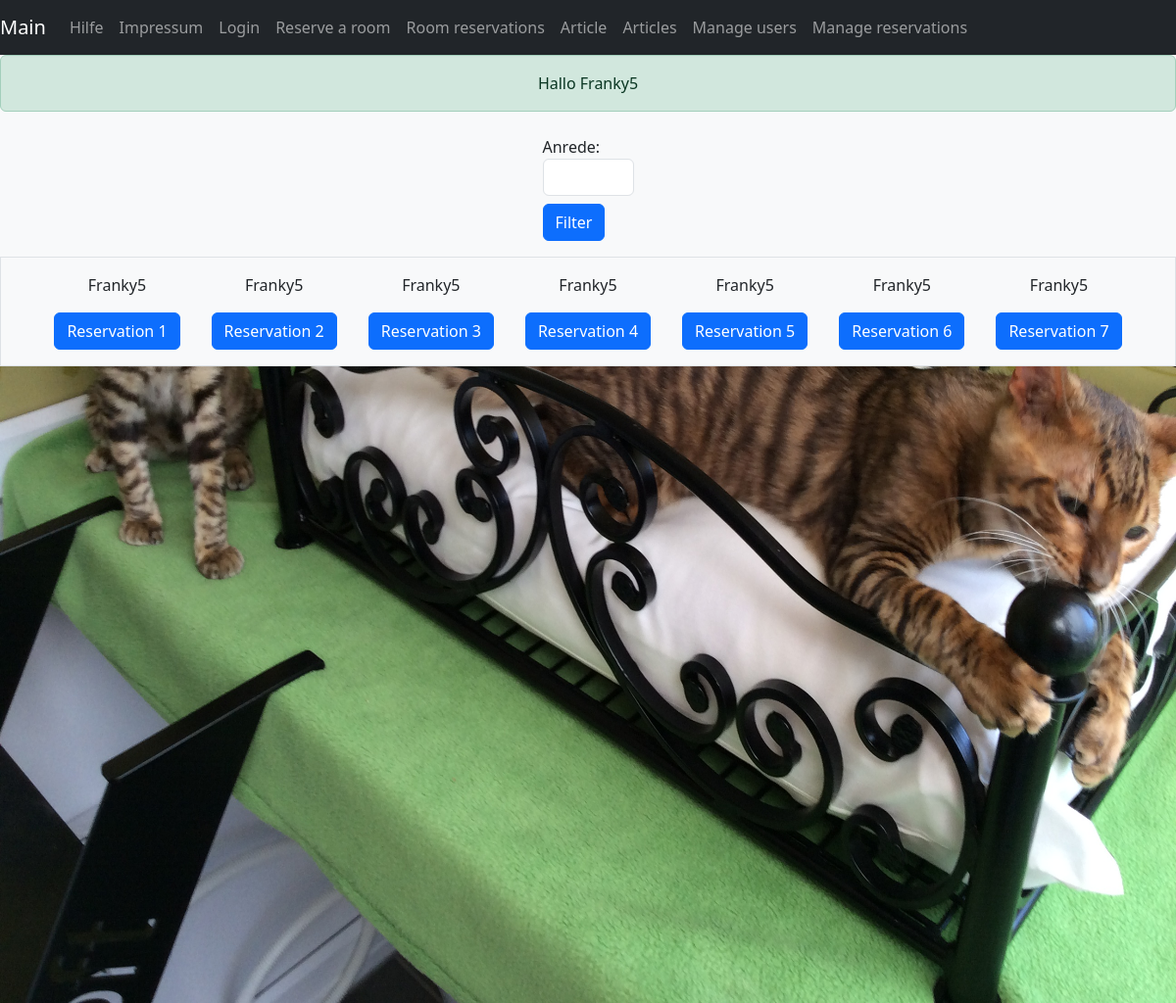
/sites/reservation-management.php (signed in), run on the app's committed database.
### tables this page shows
CREATE TABLE `reservation` (
  `Id` int(11) NOT NULL,
  `UserId` int(11) NOT NULL,
  `Arrival` date NOT NULL,
  `Departure` date NOT NULL,
  `Breakfast` tinyint(1) NOT NULL,
  `Parking` tinyint(1) NOT NULL,
  `Cat` tinyint(1) NOT NULL,
  `Status` varchar(9) NOT NULL DEFAULT 'neu',
  `Price` int(11) NOT NULL,
  `BookingDate` datetime NOT NULL
);

CREATE TABLE `user` (
  `Id` int(11) NOT NULL,
  `Title` varchar(6) NOT NULL,
  `FirstName` varchar(30) NOT NULL,
  `LastName` varchar(30) NOT NULL,
  `Email` varchar(100) NOT NULL,
  `UserName` varchar(30) NOT NULL,
  `Password` varchar(100) NOT NULL,
  `IsAdmin` tinyint(1) NOT NULL,
  `IsActive` tinyint(1) NOT NULL DEFAULT 1
);

### sites/reservation-management.php (called while the page is built, shortened)
<?php
include '../inc/site-base.php';
?>

### inc/db-util.php (called while the page is built, shortened)
<?php
$db = NULL;
function getDb() {
    $config = require('..\config\dbaccess.php');
    global $db;
    if (!isset($db)) {
        $db = new mysqli($config["host"], $config["user"], $config["password"], $config["database"]);
    }
    return $db;
}
function getAllReservations($status) {
    $db = getDb();
    if ($status) {
        $stmt = $db->prepare("SELECT * FROM reservation WHERE Status = ?");
        if ($stmt) {
            $stmt->bind_param("s", $status);
            if ($stmt->execute()) {
            } else {
            }
            $result = $stmt->get_result();
            $array = [];
            while ($obj = $result->fetch_object()) {
                $array[] = $obj;
            }
            $stmt->close();
            return $array;
        } else {
        }
    } else {
        $stmt = $db->prepare("SELECT * FROM reservation");
        if ($stmt) {
            if ($stmt->execute()) {
            } else {
            }
            $result = $stmt->get_result();
            $array = [];
            while ($obj = $result->fetch_object()) {
                $array[] = $obj;
            }
            return $array;
        } else {
        }
        return null;
    }
    return null;
}
function getUsernameFromReservationId($reservationId) {
    $db = getDb();
    $sql = "SELECT UserName FROM user
            JOIN reservation ON user.Id = reservation.UserId
            WHERE reservation.Id = ?";
    $stmt = $db->prepare($sql);
    $stmt->bind_param("i", $reservationId);
    $stmt->execute();
    $result = $stmt->get_result();
    if ($result->num_rows > 0) {
        $obj = $result->fetch_object();
        return $obj -> UserName;
    }
    return null;
}
?>

### inc/site-contents/reservation-management-content.php (the view, shortened to what this page needs)
<?php
    $status = '';
    $reservations = getAllReservations($status);
    $index = 1;
?>
<div class="d-flex justify-content-center">
    <form class="float-end m-2" method="post" action="<?php echo htmlspecialchars($_SERVER["PHP_SELF"]);?>">
        <div class="form-group col-auto">
            <label for="status">Anrede:</label>
            <select name="filter" id="status" class="form-control">
                <option value=""></option>
                <option value="neu">neu</option>
            </select>
        </div>
        <div class="form-group col-auto">
            <button type="submit" class="btn btn-primary my-2">Filter</button>
        </div>
    </form>
</div>
<div>
    <ul class="d-flex flex-row flex-wrap justify-content-center border p-2 list-unstyled">
        <?php foreach ($reservations as $reservation): ?>
            <?php
            $userName = getUsernameFromReservationId($reservation -> Id);
            ?>
            <li class="mx-3 my-2">
                <div>
                    <div class="d-flex flex-row justify-content-center">
                        <p class="text-center"><?= $userName ?></p>
                    </div>
                    <div class="d-flex flex-row justify-content-center">
                        <button class="btn btn-primary" type="button" data-toggle="collapse" data-target="<?= "#collapseReservation" . $reservation -> Id ?>" aria-expanded="false" aria-controls="<?= "collapseReservation" . $reservation -> Id ?>">
                            <?php
                                echo "Reservation " . $index;
                                $index++;
                            ?>
                        </button>
                    </div>
                </div>
            </li>
        <?php endforeach; ?>
    </ul>
</div>

### resources/css/style.css (style rules this page uses)
html, body, main { height: 100%; }

### data on the page
reservation: Id.UserName "Franky5"
reservation: Id.UserName "Franky5"
reservation: Id.UserName "Franky5"
reservation: Id.UserName "Franky5"
reservation: Id.UserName "Franky5"
reservation: Id.UserName "Franky5"
reservation: Id.UserName "Franky5"

### other printed values
$successMessage "Hallo Franky5"
